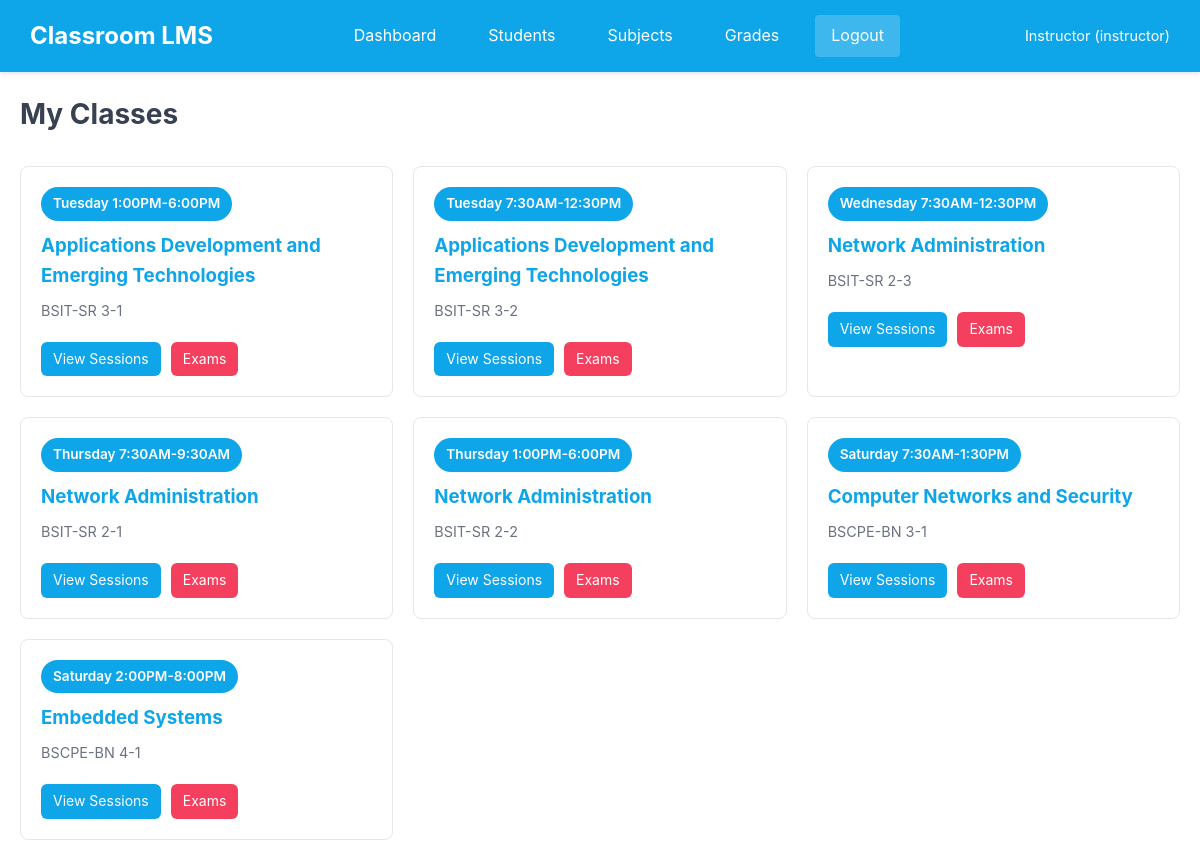
/subjects (signed in), run on the app's committed database.
### tables this page shows
CREATE TABLE users (
            id INTEGER PRIMARY KEY AUTOINCREMENT,
            username TEXT UNIQUE NOT NULL,
            password_hash TEXT NOT NULL,
            full_name TEXT NOT NULL,
            role TEXT NOT NULL,
            student_id TEXT,
            section TEXT,
            created_at TIMESTAMP DEFAULT CURRENT_TIMESTAMP
        );

CREATE TABLE subjects (
        id INTEGER PRIMARY KEY AUTOINCREMENT,
        code TEXT NOT NULL,
        name TEXT NOT NULL,
        description TEXT,
        section TEXT,
        day TEXT,
        time_schedule TEXT
    );

### app.py (the view)
@app.route('/subjects')
@login_required
def subjects():
    conn = get_db()
    cursor = conn.cursor()
    cursor.execute('SELECT * FROM subjects')
    subjects_list = cursor.fetchall()
    conn.close()
    return render_template('subjects.html', subjects=subjects_list)

### app.py (called while the page is built)
@login_manager.user_loader
def load_user(user_id):
    conn = get_db()
    cursor = conn.cursor()
    cursor.execute('SELECT * FROM users WHERE id = ?', (user_id,))
    user = cursor.fetchone()
    conn.close()
    if user:
        return User(user['id'], user['username'], user['full_name'], user['role'], user['student_id'], user['section'])
    return None

### database.py (called while the page is built)
def get_db():
    conn = sqlite3.connect(DATABASE)
    conn.row_factory = sqlite3.Row
    return conn

### templates/subjects.html (shortened to what this page needs)
{% extends 'base.html' %}
{% block content %}
<div class="page-header">
    <h1>My Classes</h1>
</div>
<div class="dashboard-grid">
    {% for subject in subjects %}
    <div class="subject-card">
        <div class="schedule-badge">{{ subject.day }} {{ subject.time_schedule }}</div>
        <h3>{{ subject.name }}</h3>
        <p class="section-info">{{ subject.section }}</p>
        <div class="flex gap-10 mt-20">
            <a href="{{ url_for('subject_detail', id=subject.id) }}" class="btn btn-sm btn-sky">View Sessions</a>
            <a href="{{ url_for('subject_exams', subject_id=subject.id) }}" class="btn btn-sm btn-rose">Exams</a>
        </div>
    </div>
    {% endfor %}
</div>
{% endblock %}

### templates/base.html (shortened to what this page needs)
<!DOCTYPE html>
<html lang="en">
<head>
    <link rel="stylesheet" href="{{ url_for('static', filename='css/style.css') }}">
</head>
<body>
    {% if current_user.is_authenticated %}
    <nav class="navbar">
        <div class="nav-brand">
            <a href="{{ url_for('index') }}">Classroom LMS</a>
        </div>
        <div class="nav-links">
            {% if current_user.role == 'instructor' %}
                <a href="{{ url_for('dashboard') }}">Dashboard</a>
                <a href="{{ url_for('students') }}">Students</a>
                <a href="{{ url_for('subjects') }}">Subjects</a>
                <a href="{{ url_for('grades') }}">Grades</a>
            {% else %}
                <a href="{{ url_for('student_dashboard') }}">Dashboard</a>
                <a href="{{ url_for('my_grades') }}">My Grades</a>
            {% endif %}
            <a href="{{ url_for('logout') }}" class="btn-logout">Logout</a>
        </div>
        <div class="nav-user">
            <span>{{ current_user.full_name }} ({{ current_user.role }})</span>
        </div>
    </nav>
    {% endif %}
    <main class="container">
        {% block content %}{% endblock %}
    </main>
</body>
</html>

### static/css/style.css (style rules this page uses)
* { margin: 0; padding: 0; box-sizing: border-box; }
body { font-family: 'Inter', -apple-system, BlinkMacSystemFont, 'Segoe UI', Roboto, sans-serif; background-color: #FFFFFF; color: #374151; line-height: 1.6; }
.container { max-width: 1200px; margin: 0 auto; padding: 20px; }
.navbar { background-color: #0EA5E9; padding: 15px 30px; display: flex; justify-content: space-between; align-items: center; box-shadow: 0 2px 4px rgba(0,0,0,0.1); }
.nav-brand a { color: white; text-decoration: none; font-size: 1.5rem; font-weight: bold; }
.nav-links { display: flex; gap: 20px; }
.nav-links a { color: white; text-decoration: none; padding: 8px 16px; border-radius: 4px; transition: background-color 0.2s; }
.nav-user { color: white; font-size: 0.9rem; }
.btn-logout { background-color: rgba(255,255,255,0.2) !important; }
.btn { display: inline-block; padding: 12px 24px; background-color: #0EA5E9; color: white; border: none; border-radius: 6px; font-size: 1rem; cursor: pointer; text-decoration: none; transition: background-color 0.2s; }
.btn-sm { padding: 6px 12px; font-size: 0.875rem; }
.btn-rose { background-color: #F43F5E; }
.btn-sky { background-color: #0EA5E9; }
.dashboard-grid { display: grid; grid-template-columns: repeat(auto-fill, minmax(280px, 1fr)); gap: 20px; margin-top: 20px; }
.subject-card { background: white; border: 1px solid #E5E7EB; border-radius: 8px; padding: 20px; transition: box-shadow 0.2s; }
.subject-card h3 { color: #0EA5E9; margin-bottom: 8px; }
.subject-card p { color: #6B7280; font-size: 0.9rem; margin-bottom: 15px; }
.page-header { display: flex; justify-content: space-between; align-items: center; margin-bottom: 30px; }
.page-header h1 { font-size: 1.75rem; color: #374151; }
.mt-20 { margin-top: 20px; }
.flex { display: flex; }
.gap-10 { gap: 10px; }

### templates/subjects.html (style rules this page uses)
.schedule-badge { background: #0EA5E9; color: white; padding: 6px 12px; border-radius: 20px; font-size: 0.85rem; font-weight: 600; display: inline-block; margin-bottom: 10px; }
.section-info { color: #6B7280; font-size: 0.9rem; margin-top: 5px; }

### data on the page
users: full_name "Instructor", role "instructor"
subjects: day "Tuesday", time_schedule "1:00PM-6:00PM", name "Applications Development and Emerging Technologies", section "BSIT-SR 3-1"
subjects: day "Tuesday", time_schedule "7:30AM-12:30PM", name "Applications Development and Emerging Technologies", section "BSIT-SR 3-2"
subjects: day "Wednesday", time_schedule "7:30AM-12:30PM", name "Network Administration", section "BSIT-SR 2-3"
subjects: day "Thursday", time_schedule "7:30AM-9:30AM", name "Network Administration", section "BSIT-SR 2-1"
subjects: day "Thursday", time_schedule "1:00PM-6:00PM", name "Network Administration", section "BSIT-SR 2-2"
subjects: day "Saturday", time_schedule "7:30AM-1:30PM", name "Computer Networks and Security", section "BSCPE-BN 3-1"
subjects: day "Saturday", time_schedule "2:00PM-8:00PM", name "Embedded Systems", section "BSCPE-BN 4-1"
